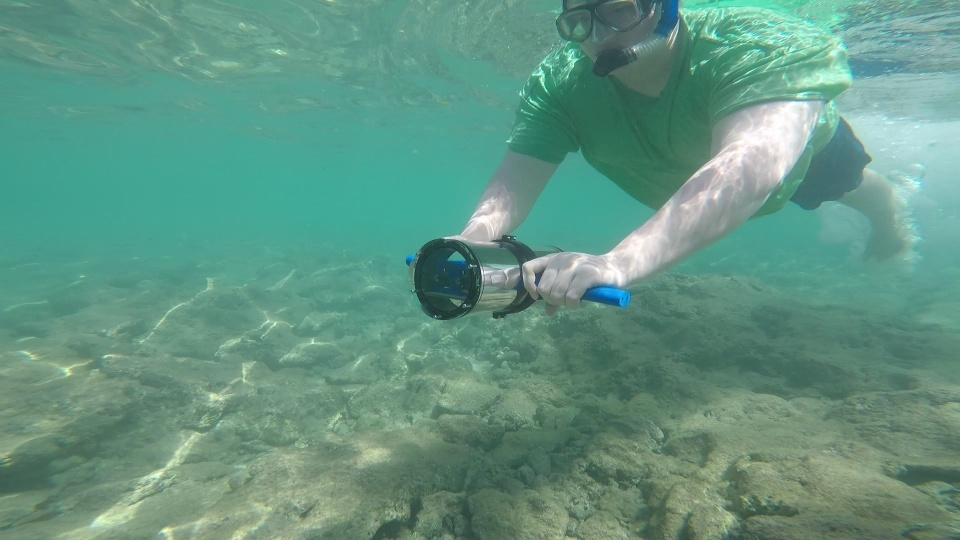
#> input picture SemanticSegmentationUnderwaterImagery/images/d_r_386_.jpg, 960 x 540 px
$ python -i segmentation.py   (imports and definitions only)   (older library calls are emulated)
#> lines starting #> are read from the running program, lines starting #| are printed output that depends on the picture
#> in showBinarySegmentationSuperpixels, img is the input picture: shape (540, 960, 3); mean B, G, R 130.8, 148.8, 98.2
#!/usr/bin/env python3

"""
segmentation.py: Módulo de segmentación.
"""


import numpy as np
import cv2
import matplotlib as mpl
import matplotlib.pyplot as plt
from matplotlib.patches import Rectangle
import time
from sklearn.cluster import DBSCAN
from PIL import Image
from scipy.ndimage import sobel
from skimage import feature

from segment_anything import SamAutomaticMaskGenerator, sam_model_registry
from modules.Module3D.depth_estimation import estimate

LIGHT_PURPLE = (213, 184, 255)
DARK_BLUE = (1, 1, 122)

# [255 lines left out: functions showSAM, binarySegmentationDepth, showBinarySegmentationDepth, floatingSegmentation, showFloatingSegmentation, segmentationSAM, not called in this run]

def binarySegmentationSuperpixels(img):
    """Get binary segmentation based on HSV range colors using superpixels

    Parameters
    ----------
    img : array_like, shape (rows,cols,3)
        Image to segment

    Returns
    -------
    mask : array_like
        Image with binary segmentation.
    """

    # Convert to HSV color space
    img = cv2.cvtColor(img, cv2.COLOR_BGR2RGB)
    hsv_image= cv2.cvtColor(img, cv2.COLOR_RGB2HSV)
#> hsv_image: shape (540, 960, 3); mean H, S, V 76, 89.1, 149.1

    # SEEDS parameters
    height,width,channels = hsv_image.shape
#> height = 540; width = 960; channels = 3
    num_iterations = 500
    prior = 5
    num_superpixels = 800
    num_levels = 20
    num_histogram_bins = 5


    seeds = cv2.ximgproc.createSuperpixelSEEDS(width, height, channels, num_superpixels, num_levels, prior, num_histogram_bins)
    color_img = np.zeros((height,width,3), np.uint8)
    color_img[:] = (0, 0, 255)

    # Iterate until segmentation is done
    seeds.iterate(img, num_iterations)

    # Get the labels for each pixel
    labels = seeds.getLabels()

    superpixel_mask = seeds.getLabelContourMask(False)

    # Stitch foreground & background together
    mask_inv = cv2.bitwise_not(superpixel_mask)
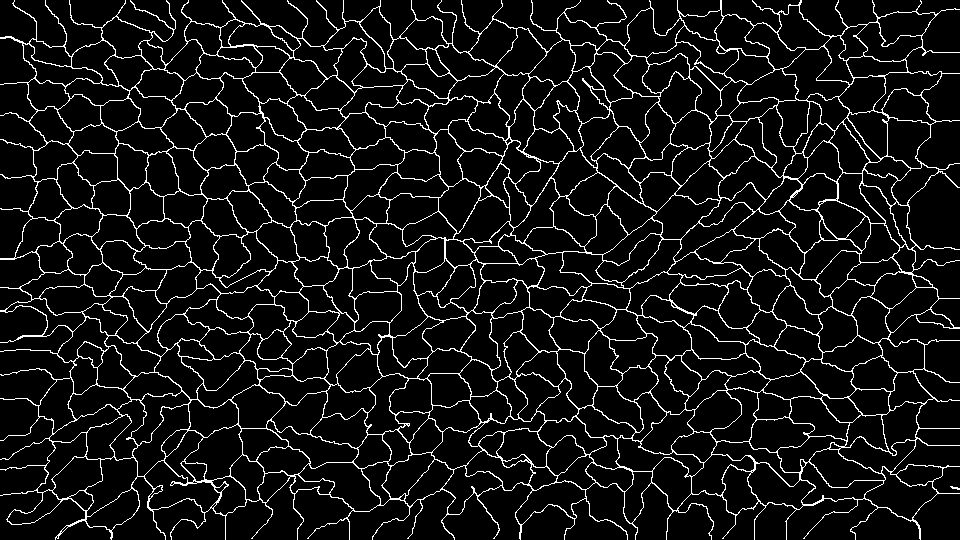
#> superpixel_mask: shape (540, 960); 7.8% white in thin lines or dots
    result_bg = cv2.bitwise_and(img, img, mask=mask_inv)
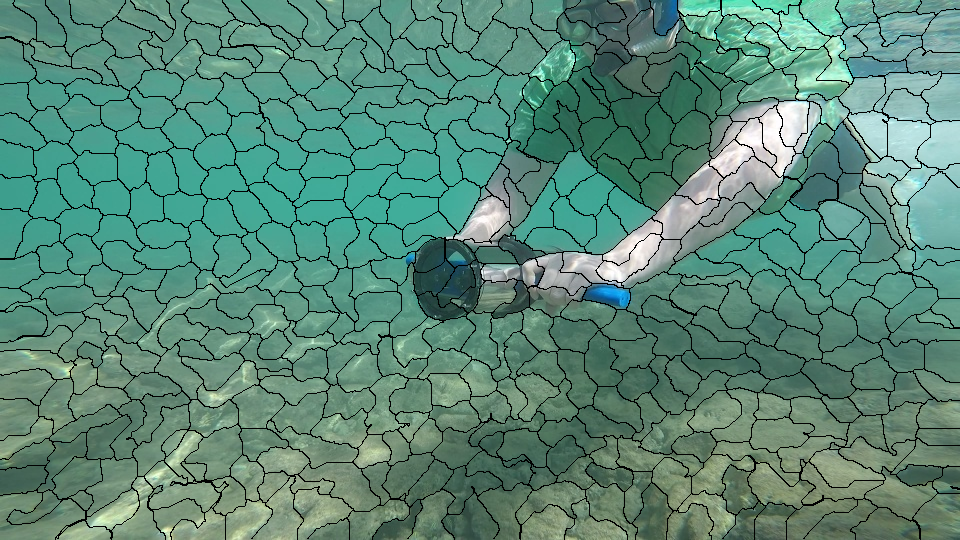
#> result_bg: shape (540, 960, 3); mean R, G, B 90.5, 137.2, 120.6
    result_fg = cv2.bitwise_and(color_img, color_img, mask=superpixel_mask)
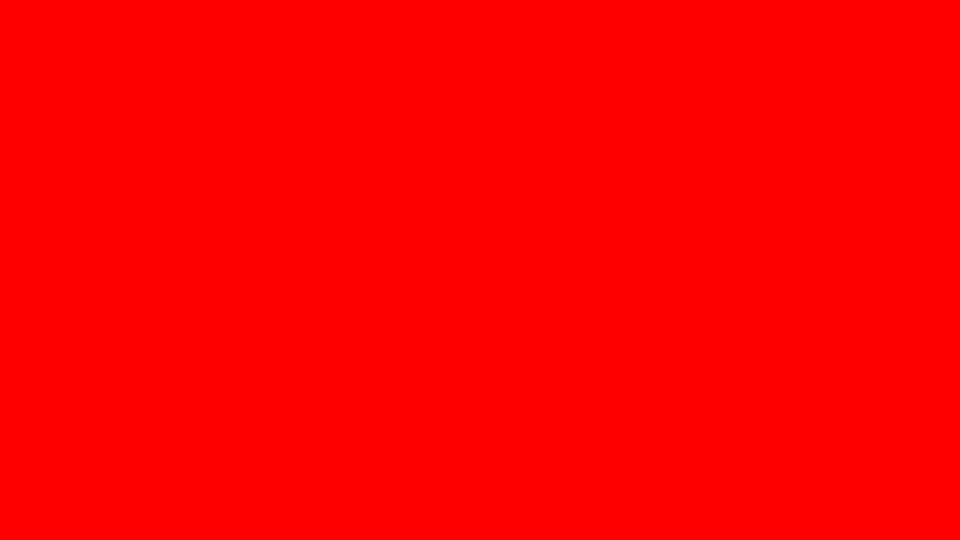
#> color_img: shape (540, 960, 3); mean of channels 0, 1, 2 0, 0, 255; drawn as B, G, R
    result = cv2.add(result_bg, result_fg)
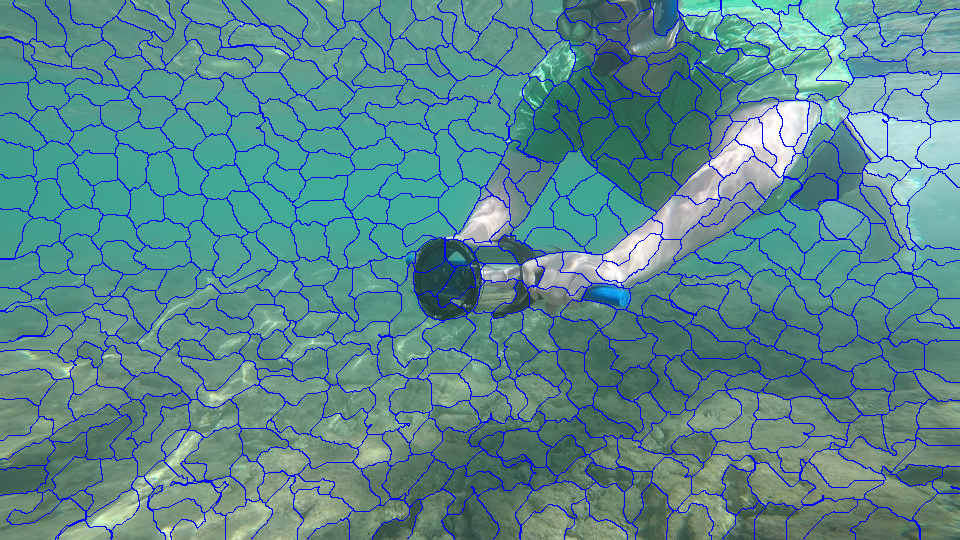
#> result: shape (540, 960, 3); mean R, G, B 90.5, 137.2, 140.5

    # Create an empty image to draw the superpixel segments
    output = np.zeros_like(img)

    # Define HSV blue range
    lower_blue = np.array([87,150,150])
    upper_blue= np.array([130,255,255])

    # Define HSV white range
    lower_white = np.array([0,0,220])
    upper_white = np.array([180,255,255])

    # Loop over each superpixel and color it in either light purple or dark blue
    for i in range(num_superpixels):
        mask = labels == i
        superpixel_color = np.mean(hsv_image[mask], axis=0)  # Calcula la media del color del superpíxel

        if np.all(superpixel_color >= lower_blue) and np.all(superpixel_color <= upper_blue):
            output[mask] = LIGHT_PURPLE
        elif np.all(superpixel_color >= lower_white) and np.all(superpixel_color <= upper_white):
            output[mask] = LIGHT_PURPLE
        else:
            output[mask] = DARK_BLUE
#> this loop made 800 passes
#> superpixel_color on passes 1 to 3: [81.65, 98.47, 139.5], [81.81, 98.37, 142.5], [79.89, 89.16, 146.9]
#> output: shape (540, 960, 3); mean H, S, V 6, 5.3, 125.1

    # Convert output from BGR to RGB for visualization
    output = cv2.cvtColor(output, cv2.COLOR_BGR2RGB)
#> output: shape (540, 960, 3); mean H, S, V 125.1, 5.3, 6

    # cv2.imshow('superpixels', result)
    # cv2.waitKey(0)

    return output

def showBinarySegmentationSuperpixels(image_path, output_path=None):
    """Shows binary segmentation based on HSV range colors using superpixels

    Parameters
    ----------
    image_path : str
        Image path

    Returns
    -------
    output : array_like
        Image with binary segmentation.
    """

    # Read image path
    img = cv2.imread(image_path)
    mask = binarySegmentationSuperpixels(img)
    mask = cv2.cvtColor(mask, cv2.COLOR_BGR2RGB)

    plt.imshow(mask)

    legend_data = [
        [127,list(LIGHT_PURPLE),"water"],
        [126,list(DARK_BLUE),"scene"]
    ]
    handles = [
        Rectangle((0,0),1,1, color = [v/255 for v in c]) for k,c,n in legend_data
    ]
    labels = [n for k,c,n in legend_data]


    # Show image
    plt.grid(False)
    plt.axis('off')
    # plt.legend(handles,labels)
    if output_path:
        plt.savefig(output_path)
    plt.show(block=False)
    plt.close('all')

    return mask

# [56 lines left out: function evaluate, not called in this run]

>>> result = showBinarySegmentationSuperpixels('../../SemanticSegmentationUnderwaterImagery/images/d_r_386_.jpg')

$ run again, on SemanticSegmentationUnderwaterImagery/images/d_r_635_.jpg
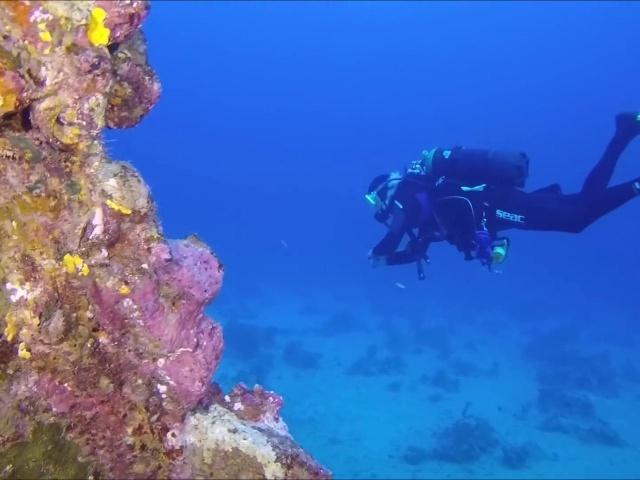
#> input picture SemanticSegmentationUnderwaterImagery/images/d_r_635_.jpg, 640 x 480 px
#> in showBinarySegmentationSuperpixels, img is the input picture: shape (480, 640, 3); mean B, G, R 186.9, 107.8, 69.4
#> hsv_image: shape (480, 640, 3); mean H, S, V 99.9, 176.2, 198.6
#> in binarySegmentationSuperpixels, `mask_inv = cv2.bitwise_not(superpixel_mask)`:
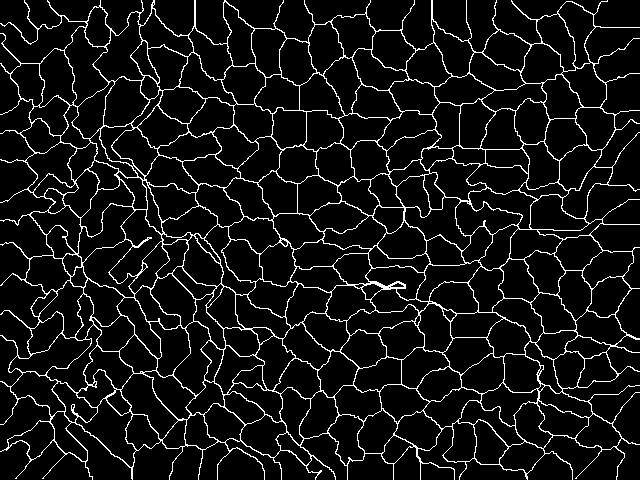
#> superpixel_mask: shape (480, 640); 7.7% white in thin lines or dots
#> in binarySegmentationSuperpixels, `result = cv2.add(result_bg, result_fg)`:
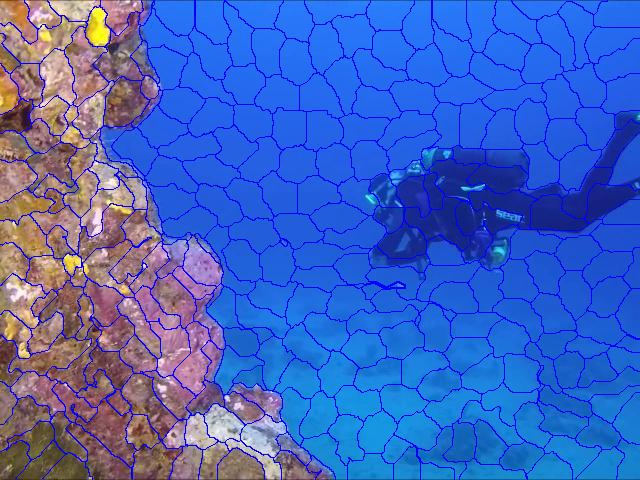
#> result: shape (480, 640, 3); mean R, G, B 63.9, 99.5, 192.3
#> the loop in binarySegmentationSuperpixels, `for i in range(num_superpixels):` made 800 passes
#> superpixel_color on passes 1 to 3: [19.79, 123.1, 189.7], [54.97, 73.58, 202], [21.5, 54.69, 208.5]

$ run again, on SemanticSegmentationUnderwaterImagery/images/f_r_1644_.jpg
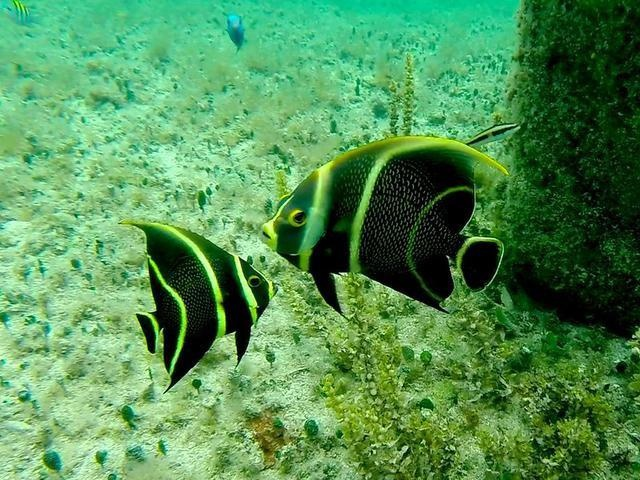
#> input picture SemanticSegmentationUnderwaterImagery/images/f_r_1644_.jpg, 640 x 480 px
#> in showBinarySegmentationSuperpixels, img is the input picture: shape (480, 640, 3); mean B, G, R 84.7, 144.4, 83.3
#> hsv_image: shape (480, 640, 3); mean H, S, V 59.7, 146, 144.4
#> in binarySegmentationSuperpixels, `mask_inv = cv2.bitwise_not(superpixel_mask)`:
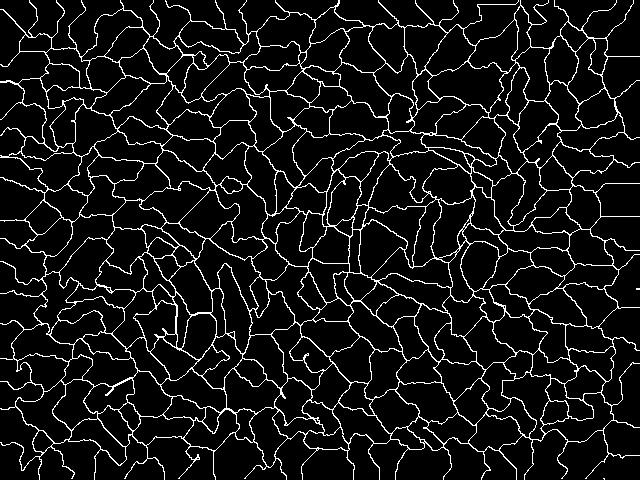
#> superpixel_mask: shape (480, 640); 8.1% white in thin lines or dots
#> in binarySegmentationSuperpixels, `result = cv2.add(result_bg, result_fg)`:
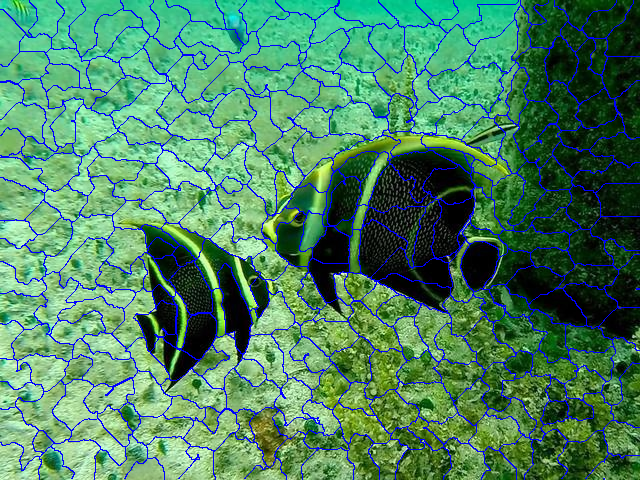
#> result: shape (480, 640, 3); mean R, G, B 76.4, 132.6, 98.5
#> the loop in binarySegmentationSuperpixels, `for i in range(num_superpixels):` made 800 passes
#> superpixel_color on passes 1 to 3: [76.8, 187.8, 192.1], [76.24, 161.2, 206.4], [75.86, 161.6, 202.7]
